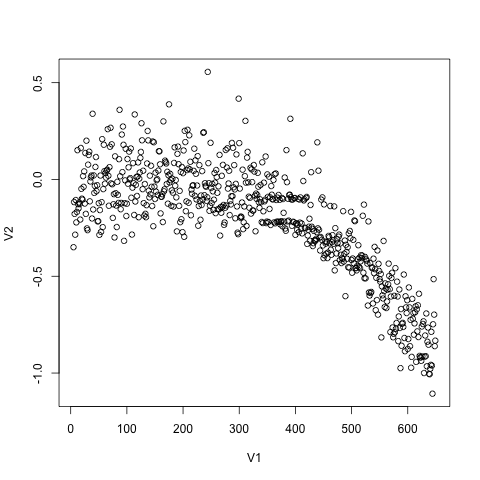

Reproduce this figure in R.

a <-read.csv("trial-final-10-20171229151248.csv", header = FALSE)
plot(a)
png("trial-final-10-20171229151248.csv.png")
plot(a)

